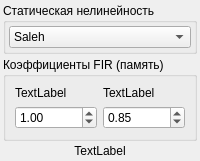
              <widget class="QWidget" name="Wiener_moodel_settings">
               <layout class="QVBoxLayout" name="verticalLayout_77">
                <property name="spacing">
                 <number>3</number>
                </property>
                <property name="leftMargin">
                 <number>3</number>
                </property>
                <property name="topMargin">
                 <number>3</number>
                </property>
                <property name="rightMargin">
                 <number>3</number>
                </property>
                <property name="bottomMargin">
                 <number>3</number>
                </property>
                <item>
                 <widget class="QGroupBox" name="StaticNonlin_GroupBox">
                  <property name="sizePolicy">
                   <sizepolicy hsizetype="Preferred" vsizetype="Fixed">
                    <horstretch>0</horstretch>
                    <verstretch>0</verstretch>
                   </sizepolicy>
                  </property>
                  <property name="title">
                   <string>Статическая нелинейность</string>
                  </property>
                  <layout class="QVBoxLayout" name="verticalLayout_78">
                   <property name="spacing">
                    <number>3</number>
                   </property>
                   <property name="leftMargin">
                    <number>3</number>
                   </property>
                   <property name="topMargin">
                    <number>3</number>
                   </property>
                   <property name="rightMargin">
                    <number>3</number>
                   </property>
                   <property name="bottomMargin">
                    <number>3</number>
                   </property>
                   <item>
                    <widget class="QComboBox" name="StaticNonlin_comboBox">
                     <item>
                      <property name="text">
                       <string>Saleh</string>
                      </property>
                     </item>
                     <item>
                      <property name="text">
                       <string>Rapp</string>
                      </property>
                     </item>
                     <item>
                      <property name="text">
                       <string>Ghorbani</string>
                      </property>
                     </item>
                    </widget>
                   </item>
                  </layout>
                 </widget>
                </item>
                <item>
                 <widget class="QGroupBox" name="FIRCoefs_GroupBox">
                  <property name="sizePolicy">
                   <sizepolicy hsizetype="Preferred" vsizetype="Fixed">
                    <horstretch>0</horstretch>
                    <verstretch>0</verstretch>
                   </sizepolicy>
                  </property>
                  <property name="title">
                   <string>Коэффициенты FIR (память)</string>
                  </property>
                  <layout class="QHBoxLayout" name="horizontalLayout_11">
                   <item>
                    <layout class="QVBoxLayout" name="verticalLayout_79">
                     <item>
                      <widget class="QLabel" name="FIR_C_label">
                       <property name="text">
                        <string>TextLabel</string>
                       </property>
                      </widget>
                     </item>
                     <item>
                      <widget class="QDoubleSpinBox" name="FIR_C_value_doubleSpinBox">
                       <property name="singleStep">
                        <double>0.100000000000000</double>
                       </property>
                       <property name="value">
                        <double>1.000000000000000</double>
                       </property>
                      </widget>
                     </item>
                    </layout>
                   </item>
                   <item>
                    <layout class="QVBoxLayout" name="verticalLayout_80">
                     <item>
                      <widget class="QLabel" name="FIR_alpha_label">
                       <property name="text">
                        <string>TextLabel</string>
                       </property>
                      </widget>
                     </item>
                     <item>
                      <widget class="QDoubleSpinBox" name="FIR_alpha_doubleSpinBox">
                       <property name="minimum">
                        <double>0.400000000000000</double>
                       </property>
                       <property name="maximum">
                        <double>2.000000000000000</double>
                       </property>
                       <property name="singleStep">
                        <double>0.010000000000000</double>
                       </property>
                       <property name="value">
                        <double>0.850000000000000</double>
                       </property>
                      </widget>
                     </item>
                    </layout>
                   </item>
                  </layout>
                 </widget>
                </item>
                <item>
                 <widget class="QLabel" name="FIR_Coefs_label">
                  <property name="text">
                   <string>TextLabel</string>
                  </property>
                  <property name="alignment">
                   <set>Qt::AlignmentFlag::AlignCenter</set>
                  </property>
                 </widget>
                </item>
               </layout>
              </widget>
